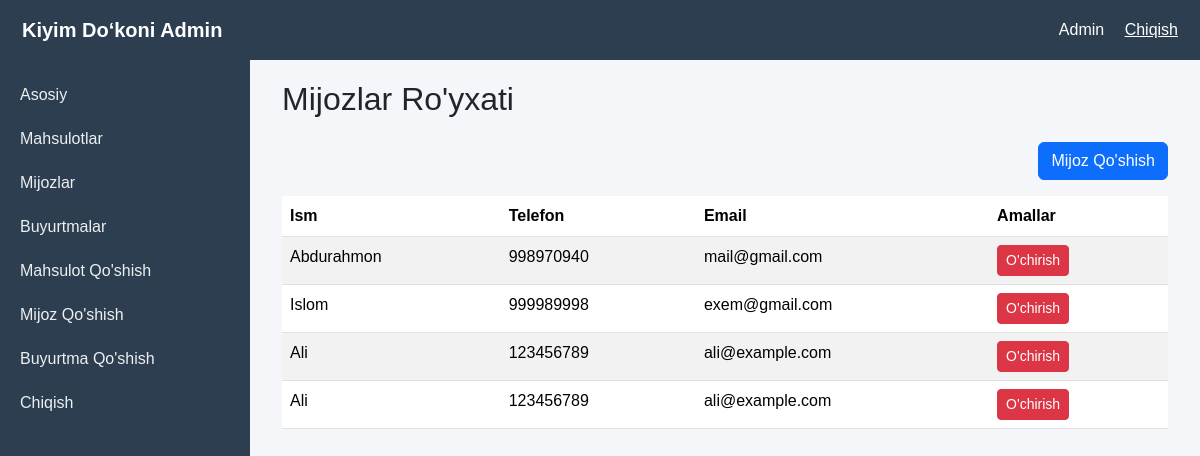
The page /customers/ (signed in) on the database its author committed.
### crm_app/models.py (models this page shows, shortened)
class Customer(models.Model):
    name = models.CharField(max_length=100)
    phone = models.CharField(max_length=15)
    email = models.EmailField()

### crm_app/views.py (the view)
# urls.py: path('customers/', views.customer_list, name='customer_list'),
@login_required(login_url='/register/')
def customer_list(request):
    customers = Customer.objects.all()
    return render(request, 'crm/customer_list.html', {'customers': customers})

### crm_app/templates/crm/customer_list.html (shortened to what this page needs)
{% extends 'crm/base.html' %}
{% block content %}
<div class="container">
    <h2 class="mb-4">Mijozlar Ro'yxati</h2>
    <div class="text-end mb-3">
        <a href="{% url 'add_customer' %}" class="btn btn-primary">Mijoz Qo'shish</a>
    </div>
    {% if customers %}
        <table class="table table-striped">
            <thead>
                <tr>
                    <th>Ism</th>
                    <th>Telefon</th>
                    <th>Email</th>
                    <th>Amallar</th>
                </tr>
            </thead>
            <tbody>
                {% for customer in customers %}
                    <tr class="table-row">
                        <td>{{ customer.name }}</td>
                        <td>{{ customer.phone }}</td>
                        <td>{{ customer.email }}</td>
                        <td>
                            <a href="{% url 'delete_customer' customer.pk %}" class="btn btn-danger btn-sm">O'chirish</a>
                        </td>
                    </tr>
                {% endfor %}
            </tbody>
        </table>
    {% else %}
        <p class="text-center">Hozircha mijozlar yo‘q.</p>
    {% endif %}
</div>
{% endblock %}

### crm_app/templates/crm/base.html (style rules this page uses)
body { background-color: #f4f6f9; font-family: Arial, sans-serif; transition: all 0.3s ease; }
.table-row { transition: transform 0.3s ease; }

### rows shown on the page
Customer: name "Abdurahmon", phone "998970940", email "mail@gmail.com"
Customer: name "Islom", phone "999989998", email "exem@gmail.com"
Customer: name "Ali", phone "123456789", email "ali@example.com"
Customer: name "Ali", phone "123456789", email "ali@example.com"
